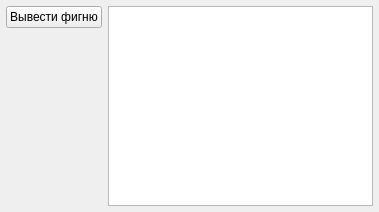
<?xml version="1.0" encoding="UTF-8"?>
<ui version="4.0">
 <class>MainWindow</class>
 <widget class="QMainWindow" name="MainWindow">
  <property name="geometry">
   <rect>
    <x>0</x>
    <y>0</y>
    <width>379</width>
    <height>212</height>
   </rect>
  </property>
  <property name="windowTitle">
   <string>MainWindow</string>
  </property>
  <widget class="QWidget" name="centralWidget">
   <layout class="QHBoxLayout" name="horizontalLayout_2">
    <item>
     <layout class="QHBoxLayout" name="horizontalLayout">
      <item>
       <layout class="QVBoxLayout" name="verticalLayout">
        <item>
         <widget class="QPushButton" name="pushButton">
          <property name="minimumSize">
           <size>
            <width>95</width>
            <height>0</height>
           </size>
          </property>
          <property name="text">
           <string>Вывести фигню</string>
          </property>
         </widget>
        </item>
        <item>
         <spacer name="verticalSpacer">
          <property name="orientation">
           <enum>Qt::Vertical</enum>
          </property>
          <property name="sizeHint" stdset="0">
           <size>
            <width>20</width>
            <height>40</height>
           </size>
          </property>
         </spacer>
        </item>
       </layout>
      </item>
      <item>
       <widget class="QTextEdit" name="log">
        <property name="readOnly">
         <bool>true</bool>
        </property>
       </widget>
      </item>
     </layout>
    </item>
   </layout>
  </widget>
 </widget>
 <layoutdefault spacing="6" margin="6"/>
 <resources/>
 <connections/>
</ui>
